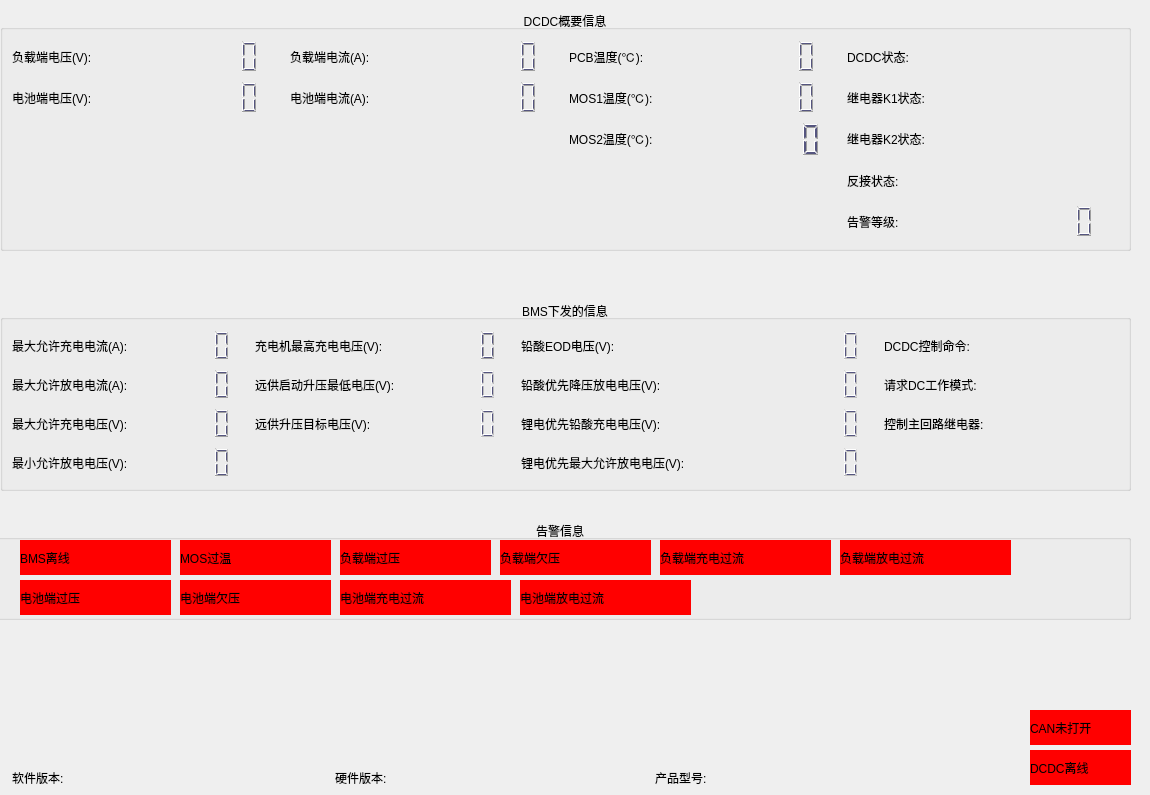
    <widget class="QWidget" name="tab">
     <attribute name="title">
      <string>信息监控</string>
     </attribute>
     <widget class="QGroupBox" name="bmsGroupBox">
      <property name="geometry">
       <rect>
        <x>0</x>
        <y>10</y>
        <width>1131</width>
        <height>241</height>
       </rect>
      </property>
      <property name="sizePolicy">
       <sizepolicy hsizetype="Preferred" vsizetype="Preferred">
        <horstretch>0</horstretch>
        <verstretch>0</verstretch>
       </sizepolicy>
      </property>
      <property name="maximumSize">
       <size>
        <width>16777215</width>
        <height>16777215</height>
       </size>
      </property>
      <property name="title">
       <string>DCDC概要信息</string>
      </property>
      <property name="alignment">
       <set>Qt::AlignCenter</set>
      </property>
      <layout class="QGridLayout" name="gridLayout">
       <item row="2" column="3">
        <widget class="QLCDNumber" name="qlcd_batteryend_current">
         <property name="font">
          <font>
           <pointsize>20</pointsize>
           <weight>75</weight>
           <bold>true</bold>
          </font>
         </property>
         <property name="styleSheet">
          <string notr="true">color: rgb(85, 85, 127);</string>
         </property>
         <property name="frameShape">
          <enum>QFrame::NoFrame</enum>
         </property>
         <property name="smallDecimalPoint">
          <bool>false</bool>
         </property>
         <property name="digitCount">
          <number>5</number>
         </property>
         <property name="value" stdset="0">
          <double>0.000000000000000</double>
         </property>
        </widget>
       </item>
       <item row="4" column="7">
        <widget class="QLabel" name="label_reversestate">
         <property name="text">
          <string/>
         </property>
         <property name="alignment">
          <set>Qt::AlignRight|Qt::AlignTrailing|Qt::AlignVCenter</set>
         </property>
        </widget>
       </item>
       <item row="2" column="0">
        <widget class="QLabel" name="label_4">
         <property name="text">
          <string>电池端电压(V):</string>
         </property>
        </widget>
       </item>
       <item row="3" column="5">
        <widget class="QLCDNumber" name="qlcd_mostemp2">
         <property name="font">
          <font>
           <pointsize>20</pointsize>
           <weight>75</weight>
           <bold>true</bold>
          </font>
         </property>
         <property name="styleSheet">
          <string notr="true">color: rgb(85, 85, 127);</string>
         </property>
         <property name="frameShape">
          <enum>QFrame::NoFrame</enum>
         </property>
         <property name="smallDecimalPoint">
          <bool>false</bool>
         </property>
         <property name="digitCount">
          <number>5</number>
         </property>
         <property name="value" stdset="0">
          <double>0.000000000000000</double>
         </property>
        </widget>
       </item>
       <item row="3" column="7">
        <widget class="QLabel" name="label_relay2state">
         <property name="text">
          <string/>
         </property>
         <property name="alignment">
          <set>Qt::AlignRight|Qt::AlignTrailing|Qt::AlignVCenter</set>
         </property>
        </widget>
       </item>
       <item row="1" column="0">
        <widget class="QLabel" name="label_3">
         <property name="text">
          <string>负载端电压(V):</string>
         </property>
        </widget>
       </item>
       <item row="1" column="5">
        <widget class="QLCDNumber" name="qlcd_pcbtemp">
         <property name="font">
          <font>
           <pointsize>20</pointsize>
           <weight>75</weight>
           <bold>true</bold>
          </font>
         </property>
         <property name="styleSheet">
          <string notr="true">color: rgb(85, 85, 127);</string>
         </property>
         <property name="frameShape">
          <enum>QFrame::NoFrame</enum>
         </property>
         <property name="smallDecimalPoint">
          <bool>false</bool>
         </property>
         <property name="digitCount">
          <number>5</number>
         </property>
         <property name="value" stdset="0">
          <double>0.000000000000000</double>
         </property>
        </widget>
       </item>
       <item row="5" column="6">
        <widget class="QLabel" name="label_67">
         <property name="text">
          <string>告警等级:</string>
         </property>
        </widget>
       </item>
       <item row="1" column="4">
        <widget class="QLabel" name="label_8">
         <property name="text">
          <string>PCB温度(℃):</string>
         </property>
        </widget>
       </item>
       <item row="1" column="3">
        <widget class="QLCDNumber" name="qlcd_loadend_current">
         <property name="font">
          <font>
           <pointsize>20</pointsize>
           <weight>75</weight>
           <bold>true</bold>
          </font>
         </property>
         <property name="styleSheet">
          <string notr="true">color: rgb(85, 85, 127);</string>
         </property>
         <property name="frameShape">
          <enum>QFrame::NoFrame</enum>
         </property>
         <property name="smallDecimalPoint">
          <bool>false</bool>
         </property>
         <property name="digitCount">
          <number>5</number>
         </property>
         <property name="value" stdset="0">
          <double>0.000000000000000</double>
         </property>
        </widget>
       </item>
       <item row="2" column="1">
        <widget class="QLCDNumber" name="qlcd_batteryend_volt">
         <property name="font">
          <font>
           <pointsize>20</pointsize>
           <weight>75</weight>
           <bold>true</bold>
          </font>
         </property>
         <property name="styleSheet">
          <string notr="true">color: rgb(85, 85, 127);</string>
         </property>
         <property name="frameShape">
          <enum>QFrame::NoFrame</enum>
         </property>
         <property name="smallDecimalPoint">
          <bool>false</bool>
         </property>
         <property name="digitCount">
          <number>5</number>
         </property>
         <property name="value" stdset="0">
          <double>0.000000000000000</double>
         </property>
        </widget>
       </item>
       <item row="2" column="2">
        <widget class="QLabel" name="label_14">
         <property name="text">
          <string>电池端电流(A):</string>
         </property>
        </widget>
       </item>
       <item row="2" column="7">
        <widget class="QLabel" name="label_relay1state">
         <property name="text">
          <string/>
         </property>
         <property name="alignment">
          <set>Qt::AlignRight|Qt::AlignTrailing|Qt::AlignVCenter</set>
         </property>
        </widget>
       </item>
       <item row="2" column="5">
        <widget class="QLCDNumber" name="qlcd_mostemp1">
         <property name="font">
          <font>
           <pointsize>20</pointsize>
           <weight>75</weight>
           <bold>true</bold>
          </font>
         </property>
         <property name="styleSheet">
          <string notr="true">color: rgb(85, 85, 127);</string>
         </property>
         <property name="frameShape">
          <enum>QFrame::NoFrame</enum>
         </property>
         <property name="smallDecimalPoint">
          <bool>false</bool>
         </property>
         <property name="digitCount">
          <number>5</number>
         </property>
         <property name="value" stdset="0">
          <double>0.000000000000000</double>
         </property>
        </widget>
       </item>
       <item row="1" column="1">
        <widget class="QLCDNumber" name="qlcd_loadend_volt">
         <property name="font">
          <font>
           <pointsize>20</pointsize>
           <weight>75</weight>
           <bold>true</bold>
          </font>
         </property>
         <property name="styleSheet">
          <string notr="true">color: rgb(85, 85, 127);</string>
         </property>
         <property name="frameShape">
          <enum>QFrame::NoFrame</enum>
         </property>
         <property name="smallDecimalPoint">
          <bool>false</bool>
         </property>
         <property name="digitCount">
          <number>5</number>
         </property>
         <property name="value" stdset="0">
          <double>0.000000000000000</double>
         </property>
         <property name="intValue" stdset="0">
          <number>0</number>
         </property>
        </widget>
       </item>
       <item row="1" column="7">
        <widget class="QLabel" name="label_boardstate">
         <property name="text">
          <string/>
         </property>
         <property name="alignment">
          <set>Qt::AlignRight|Qt::AlignTrailing|Qt::AlignVCenter</set>
         </property>
        </widget>
       </item>
       <item row="3" column="6">
        <widget class="QLabel" name="label_42">
         <property name="text">
          <string>继电器K2状态:</string>
         </property>
        </widget>
       </item>
       <item row="1" column="2">
        <widget class="QLabel" name="label_7">
         <property name="text">
          <string>负载端电流(A):</string>
         </property>
        </widget>
       </item>
       <item row="1" column="6">
        <widget class="QLabel" name="label_11">
         <property name="text">
          <string>DCDC状态:</string>
         </property>
        </widget>
       </item>
       <item row="4" column="6">
        <widget class="QLabel" name="label_32">
         <property name="text">
          <string>反接状态:</string>
         </property>
        </widget>
       </item>
       <item row="5" column="7">
        <widget class="QLCDNumber" name="qlcd_alarmlevel">
         <property name="font">
          <font>
           <pointsize>20</pointsize>
           <weight>75</weight>
           <bold>true</bold>
          </font>
         </property>
         <property name="styleSheet">
          <string notr="true">color: rgb(85, 85, 127);</string>
         </property>
         <property name="frameShape">
          <enum>QFrame::NoFrame</enum>
         </property>
         <property name="smallDecimalPoint">
          <bool>false</bool>
         </property>
         <property name="digitCount">
          <number>5</number>
         </property>
         <property name="value" stdset="0">
          <double>0.000000000000000</double>
         </property>
        </widget>
       </item>
       <item row="2" column="6">
        <widget class="QLabel" name="label_20">
         <property name="text">
          <string>继电器K1状态:</string>
         </property>
        </widget>
       </item>
       <item row="2" column="4">
        <widget class="QLabel" name="label_15">
         <property name="text">
          <string>MOS1温度(℃):</string>
         </property>
        </widget>
       </item>
       <item row="3" column="4">
        <widget class="QLabel" name="label_9">
         <property name="text">
          <string>MOS2温度(℃):</string>
         </property>
        </widget>
       </item>
       <item row="0" column="0" colspan="8">
        <layout class="QHBoxLayout" name="horizontalLayout"/>
       </item>
      </layout>
     </widget>
     <widget class="QGroupBox" name="bmsGroupBox_3">
      <property name="geometry">
       <rect>
        <x>0</x>
        <y>300</y>
        <width>1131</width>
        <height>191</height>
       </rect>
      </property>
      <property name="sizePolicy">
       <sizepolicy hsizetype="Preferred" vsizetype="Preferred">
        <horstretch>0</horstretch>
        <verstretch>0</verstretch>
       </sizepolicy>
      </property>
      <property name="maximumSize">
       <size>
        <width>16777215</width>
        <height>16777215</height>
       </size>
      </property>
      <property name="title">
       <string>BMS下发的信息</string>
      </property>
      <property name="alignment">
       <set>Qt::AlignCenter</set>
      </property>
      <layout class="QGridLayout" name="gridLayout_3">
       <item row="0" column="3">
        <widget class="QLCDNumber" name="qlcd_charger_maxchargevolt">
         <property name="font">
          <font>
           <pointsize>20</pointsize>
           <weight>75</weight>
           <bold>true</bold>
          </font>
         </property>
         <property name="styleSheet">
          <string notr="true">color: rgb(85, 85, 127);</string>
         </property>
         <property name="frameShape">
          <enum>QFrame::NoFrame</enum>
         </property>
         <property name="smallDecimalPoint">
          <bool>false</bool>
         </property>
         <property name="digitCount">
          <number>5</number>
         </property>
         <property name="value" stdset="0">
          <double>0.000000000000000</double>
         </property>
        </widget>
       </item>
       <item row="1" column="0">
        <widget class="QLabel" name="label_46">
         <property name="text">
          <string>最大允许放电电流(A):</string>
         </property>
        </widget>
       </item>
       <item row="0" column="2">
        <widget class="QLabel" name="label_45">
         <property name="text">
          <string>充电机最高充电电压(V):</string>
         </property>
        </widget>
       </item>
       <item row="3" column="6">
        <widget class="QLCDNumber" name="qlcd_lithiumfirst_maxdischargeablevolt">
         <property name="enabled">
          <bool>false</bool>
         </property>
         <property name="font">
          <font>
           <pointsize>20</pointsize>
           <weight>75</weight>
           <bold>true</bold>
          </font>
         </property>
         <property name="styleSheet">
          <string notr="true">color: rgb(85, 85, 127);</string>
         </property>
         <property name="frameShape">
          <enum>QFrame::NoFrame</enum>
         </property>
         <property name="smallDecimalPoint">
          <bool>false</bool>
         </property>
         <property name="digitCount">
          <number>5</number>
         </property>
         <property name="value" stdset="0">
          <double>0.000000000000000</double>
         </property>
        </widget>
       </item>
       <item row="2" column="1">
        <widget class="QLCDNumber" name="qlcd_max_chargeablevolt">
         <property name="font">
          <font>
           <pointsize>20</pointsize>
           <weight>75</weight>
           <bold>true</bold>
          </font>
         </property>
         <property name="styleSheet">
          <string notr="true">color: rgb(85, 85, 127);</string>
         </property>
         <property name="frameShape">
          <enum>QFrame::NoFrame</enum>
         </property>
         <property name="smallDecimalPoint">
          <bool>false</bool>
         </property>
         <property name="digitCount">
          <number>5</number>
         </property>
         <property name="value" stdset="0">
          <double>0.000000000000000</double>
         </property>
        </widget>
       </item>
       <item row="0" column="4">
        <widget class="QLabel" name="label_50">
         <property name="text">
          <string>铅酸EOD电压(V):</string>
         </property>
        </widget>
       </item>
       <item row="1" column="6">
        <widget class="QLCDNumber" name="qlcd_leadacidfirst_reductiondischargevolt">
         <property name="enabled">
          <bool>false</bool>
         </property>
         <property name="font">
          <font>
           <pointsize>20</pointsize>
           <weight>75</weight>
           <bold>true</bold>
          </font>
         </property>
         <property name="styleSheet">
          <string notr="true">color: rgb(85, 85, 127);</string>
         </property>
         <property name="frameShape">
          <enum>QFrame::NoFrame</enum>
         </property>
         <property name="smallDecimalPoint">
          <bool>false</bool>
         </property>
         <property name="digitCount">
          <number>5</number>
         </property>
         <property name="value" stdset="0">
          <double>0.000000000000000</double>
         </property>
        </widget>
       </item>
       <item row="0" column="0">
        <widget class="QLabel" name="label_44">
         <property name="text">
          <string>最大允许充电电流(A):</string>
         </property>
        </widget>
       </item>
       <item row="2" column="6">
        <widget class="QLCDNumber" name="qlcd_lithiumfirst_leadacidchargevolt">
         <property name="enabled">
          <bool>false</bool>
         </property>
         <property name="font">
          <font>
           <pointsize>20</pointsize>
           <weight>75</weight>
           <bold>true</bold>
          </font>
         </property>
         <property name="styleSheet">
          <string notr="true">color: rgb(85, 85, 127);</string>
         </property>
         <property name="frameShape">
          <enum>QFrame::NoFrame</enum>
         </property>
         <property name="smallDecimalPoint">
          <bool>false</bool>
         </property>
         <property name="digitCount">
          <number>5</number>
         </property>
         <property name="value" stdset="0">
          <double>0.000000000000000</double>
         </property>
        </widget>
       </item>
       <item row="2" column="2">
        <widget class="QLabel" name="label_48">
         <property name="text">
          <string>远供升压目标电压(V):</string>
         </property>
        </widget>
       </item>
       <item row="0" column="6">
        <widget class="QLCDNumber" name="qlcd_leadacid_eodvolt">
         <property name="enabled">
          <bool>false</bool>
         </property>
         <property name="font">
          <font>
           <pointsize>20</pointsize>
           <weight>75</weight>
           <bold>true</bold>
          </font>
         </property>
         <property name="styleSheet">
          <string notr="true">color: rgb(85, 85, 127);</string>
         </property>
         <property name="frameShape">
          <enum>QFrame::NoFrame</enum>
         </property>
         <property name="smallDecimalPoint">
          <bool>false</bool>
         </property>
         <property name="digitCount">
          <number>5</number>
         </property>
         <property name="value" stdset="0">
          <double>0.000000000000000</double>
         </property>
        </widget>
       </item>
       <item row="0" column="8">
        <widget class="QLabel" name="label_controlcommand">
         <property name="text">
          <string/>
         </property>
         <property name="alignment">
          <set>Qt::AlignRight|Qt::AlignTrailing|Qt::AlignVCenter</set>
         </property>
        </widget>
       </item>
       <item row="1" column="7">
        <widget class="QLabel" name="label_25">
         <property name="text">
          <string>请求DC工作模式:</string>
         </property>
        </widget>
       </item>
       <item row="1" column="8">
        <widget class="QLabel" name="label_setworkmode">
         <property name="text">
          <string/>
         </property>
         <property name="alignment">
          <set>Qt::AlignRight|Qt::AlignTrailing|Qt::AlignVCenter</set>
         </property>
        </widget>
       </item>
       <item row="2" column="0">
        <widget class="QLabel" name="label_49">
         <property name="text">
          <string>最大允许充电电压(V):</string>
         </property>
        </widget>
       </item>
       <item row="0" column="1">
        <widget class="QLCDNumber" name="qlcd_max_chargeablecurrent">
         <property name="font">
          <font>
           <pointsize>20</pointsize>
           <weight>75</weight>
           <bold>true</bold>
          </font>
         </property>
         <property name="styleSheet">
          <string notr="true">color: rgb(85, 85, 127);</string>
         </property>
         <property name="frameShape">
          <enum>QFrame::NoFrame</enum>
         </property>
         <property name="smallDecimalPoint">
          <bool>false</bool>
         </property>
         <property name="digitCount">
          <number>5</number>
         </property>
         <property name="value" stdset="0">
          <double>0.000000000000000</double>
         </property>
        </widget>
       </item>
       <item row="1" column="3">
        <widget class="QLCDNumber" name="qlcd_min_raiseddischargevolt">
         <property name="enabled">
          <bool>false</bool>
         </property>
         <property name="font">
          <font>
           <pointsize>20</pointsize>
           <weight>75</weight>
           <bold>true</bold>
          </font>
         </property>
         <property name="styleSheet">
          <string notr="true">color: rgb(85, 85, 127);</string>
         </property>
         <property name="frameShape">
          <enum>QFrame::NoFrame</enum>
         </property>
         <property name="smallDecimalPoint">
          <bool>false</bool>
         </property>
         <property name="digitCount">
          <number>5</number>
         </property>
         <property name="value" stdset="0">
          <double>0.000000000000000</double>
         </property>
        </widget>
       </item>
       <item row="2" column="7">
        <widget class="QLabel" name="label_37">
         <property name="text">
          <string>控制主回路继电器:</string>
         </property>
        </widget>
       </item>
       <item row="0" column="7">
        <widget class="QLabel" name="label_41">
         <property name="text">
          <string>DCDC控制命令:</string>
         </property>
        </widget>
       </item>
       <item row="2" column="3">
        <widget class="QLCDNumber" name="qlcd_target_raiseddischargevolt">
         <property name="enabled">
          <bool>false</bool>
         </property>
         <property name="font">
          <font>
           <pointsize>20</pointsize>
           <weight>75</weight>
           <bold>true</bold>
          </font>
         </property>
         <property name="styleSheet">
          <string notr="true">color: rgb(85, 85, 127);</string>
         </property>
         <property name="frameShape">
          <enum>QFrame::NoFrame</enum>
         </property>
         <property name="smallDecimalPoint">
          <bool>false</bool>
         </property>
         <property name="digitCount">
          <number>5</number>
         </property>
         <property name="value" stdset="0">
          <double>0.000000000000000</double>
         </property>
        </widget>
       </item>
       <item row="2" column="8">
        <widget class="QLabel" name="label_controlmainrelaycommand">
         <property name="text">
          <string/>
         </property>
         <property name="alignment">
          <set>Qt::AlignRight|Qt::AlignTrailing|Qt::AlignVCenter</set>
         </property>
        </widget>
       </item>
       <item row="1" column="1">
        <widget class="QLCDNumber" name="qlcd_max_dischargeablecurrent">
         <property name="font">
          <font>
           <pointsize>20</pointsize>
           <weight>75</weight>
           <bold>true</bold>
          </font>
         </property>
         <property name="styleSheet">
          <string notr="true">color: rgb(85, 85, 127);</string>
         </property>
         <property name="frameShape">
          <enum>QFrame::NoFrame</enum>
         </property>
         <property name="smallDecimalPoint">
          <bool>false</bool>
         </property>
         <property name="digitCount">
          <number>5</number>
         </property>
         <property name="value" stdset="0">
          <double>0.000000000000000</double>
         </property>
        </widget>
       </item>
       <item row="1" column="2">
        <widget class="QLabel" name="label_26">
         <property name="text">
          <string>远供启动升压最低电压(V):</string>
         </property>
        </widget>
       </item>
       <item row="3" column="4" colspan="2">
        <widget class="QLabel" name="label_53">
         <property name="text">
          <string>锂电优先最大允许放电电压(V):</string>
         </property>
        </widget>
       </item>
       <item row="2" column="4" colspan="2">
        <widget class="QLabel" name="label_52">
         <property name="text">
          <string>锂电优先铅酸充电电压(V):</string>
         </property>
        </widget>
       </item>
       <item row="1" column="4" colspan="2">
        <widget class="QLabel" name="label_51">
         <property name="text">
          <string>铅酸优先降压放电电压(V):</string>
         </property>
        </widget>
       </item>
       <item row="3" column="0">
        <widget class="QLabel" name="label_47">
         <property name="text">
          <string>最小允许放电电压(V):</string>
         </property>
        </widget>
       </item>
       <item row="3" column="1">
        <widget class="QLCDNumber" name="qlcd_min_dischargeablevolt">
         <property name="font">
          <font>
           <pointsize>20</pointsize>
           <weight>75</weight>
           <bold>true</bold>
          </font>
         </property>
         <property name="styleSheet">
          <string notr="true">color: rgb(85, 85, 127);</string>
         </property>
         <property name="frameShape">
          <enum>QFrame::NoFrame</enum>
         </property>
         <property name="smallDecimalPoint">
          <bool>false</bool>
         </property>
         <property name="digitCount">
          <number>5</number>
         </property>
         <property name="value" stdset="0">
          <double>0.000000000000000</double>
         </property>
        </widget>
       </item>
      </layout>
     </widget>
     <widget class="QGroupBox" name="groupBoxAlarm">
      <property name="geometry">
       <rect>
        <x>-10</x>
        <y>520</y>
        <width>1141</width>
        <height>100</height>
       </rect>
      </property>
      <property name="minimumSize">
       <size>
        <width>0</width>
        <height>100</height>
       </size>
      </property>
      <property name="maximumSize">
       <size>
        <width>16777215</width>
        <height>100</height>
       </size>
      </property>
      <property name="title">
       <string>告警信息</string>
      </property>
      <property name="alignment">
       <set>Qt::AlignCenter</set>
      </property>
      <property name="flat">
       <bool>false</bool>
      </property>
      <widget class="QLabel" name="qlabel_bms_offline_alarm">
       <property name="geometry">
        <rect>
         <x>30</x>
         <y>20</y>
         <width>151</width>
         <height>35</height>
        </rect>
       </property>
       <property name="styleSheet">
        <string notr="true">background-color: rgb(255, 0, 0);</string>
       </property>
       <property name="text">
        <string>BMS离线</string>
       </property>
      </widget>
      <widget class="QLabel" name="qlabel_mos_overtemp_alarm">
       <property name="geometry">
        <rect>
         <x>190</x>
         <y>20</y>
         <width>151</width>
         <height>35</height>
        </rect>
       </property>
       <property name="styleSheet">
        <string notr="true">background-color: rgb(255, 0, 0);</string>
       </property>
       <property name="text">
        <string>MOS过温</string>
       </property>
      </widget>
      <widget class="QLabel" name="qlabel_loadend_overvolt_alarm">
       <property name="geometry">
        <rect>
         <x>350</x>
         <y>20</y>
         <width>151</width>
         <height>35</height>
        </rect>
       </property>
       <property name="styleSheet">
        <string notr="true">background-color: rgb(255, 0, 0);</string>
       </property>
       <property name="text">
        <string>负载端过压</string>
       </property>
      </widget>
      <widget class="QLabel" name="qlabel_loadend_undervolt_alarm">
       <property name="geometry">
        <rect>
         <x>510</x>
         <y>20</y>
         <width>151</width>
         <height>35</height>
        </rect>
       </property>
       <property name="styleSheet">
        <string notr="true">background-color: rgb(255, 0, 0);</string>
       </property>
       <property name="text">
        <string>负载端欠压</string>
       </property>
      </widget>
      <widget class="QLabel" name="qlabel_loadend_chgovercurrent_alarm">
       <property name="geometry">
        <rect>
         <x>670</x>
         <y>20</y>
         <width>171</width>
         <height>35</height>
        </rect>
       </property>
       <property name="styleSheet">
        <string notr="true">background-color: rgb(255, 0, 0);</string>
       </property>
       <property name="text">
        <string>负载端充电过流</string>
       </property>
      </widget>
      <widget class="QLabel" name="qlabel_loadend_dsgovercurrent_alarm">
       <property name="geometry">
        <rect>
         <x>850</x>
         <y>20</y>
         <width>171</width>
         <height>35</height>
        </rect>
       </property>
       <property name="styleSheet">
        <string notr="true">background-color: rgb(255, 0, 0);</string>
       </property>
       <property name="text">
        <string>负载端放电过流</string>
       </property>
      </widget>
      <widget class="QLabel" name="qlabel_battend_overvolt_alarm">
       <property name="geometry">
        <rect>
         <x>30</x>
         <y>60</y>
         <width>151</width>
         <height>35</height>
        </rect>
       </property>
       <property name="styleSheet">
        <string notr="true">background-color: rgb(255, 0, 0);</string>
       </property>
       <property name="text">
        <string>电池端过压</string>
       </property>
      </widget>
      <widget class="QLabel" name="qlabel_battend_undervolt_alarm">
       <property name="geometry">
        <rect>
         <x>190</x>
         <y>60</y>
         <width>151</width>
         <height>35</height>
        </rect>
       </property>
       <property name="styleSheet">
        <string notr="true">background-color: rgb(255, 0, 0);</string>
       </property>
       <property name="text">
        <string>电池端欠压</string>
       </property>
      </widget>
      <widget class="QLabel" name="qlabel_battend_chgovercurrent_alarm">
       <property name="geometry">
        <rect>
         <x>350</x>
         <y>60</y>
         <width>171</width>
         <height>35</height>
        </rect>
       </property>
       <property name="styleSheet">
        <string notr="true">background-color: rgb(255, 0, 0);</string>
       </property>
       <property name="text">
        <string>电池端充电过流</string>
       </property>
      </widget>
      <widget class="QLabel" name="qlabel_battend_dsgovercurrent_alarm">
       <property name="geometry">
        <rect>
         <x>530</x>
         <y>60</y>
         <width>171</width>
         <height>35</height>
        </rect>
       </property>
       <property name="styleSheet">
        <string notr="true">background-color: rgb(255, 0, 0);</string>
       </property>
       <property name="text">
        <string>电池端放电过流</string>
       </property>
      </widget>
     </widget>
     <widget class="QLabel" name="label_softwareversion">
      <property name="geometry">
       <rect>
        <x>87</x>
        <y>770</y>
        <width>201</width>
        <height>16</height>
       </rect>
      </property>
      <property name="text">
       <string/>
      </property>
     </widget>
     <widget class="QLabel" name="label_hardwareversion">
      <property name="geometry">
       <rect>
        <x>410</x>
        <y>770</y>
        <width>201</width>
        <height>16</height>
       </rect>
      </property>
      <property name="text">
       <string/>
      </property>
     </widget>
     <widget class="QLabel" name="label_27">
      <property name="geometry">
       <rect>
        <x>12</x>
        <y>770</y>
        <width>68</width>
        <height>16</height>
       </rect>
      </property>
      <property name="text">
       <string>软件版本:</string>
      </property>
     </widget>
     <widget class="QLabel" name="label_28">
      <property name="geometry">
       <rect>
        <x>335</x>
        <y>770</y>
        <width>68</width>
        <height>16</height>
       </rect>
      </property>
      <property name="text">
       <string>硬件版本:</string>
      </property>
     </widget>
     <widget class="QLabel" name="label_30">
      <property name="geometry">
       <rect>
        <x>655</x>
        <y>770</y>
        <width>68</width>
        <height>16</height>
       </rect>
      </property>
      <property name="text">
       <string>产品型号:</string>
      </property>
     </widget>
     <widget class="QLabel" name="label_productname">
      <property name="geometry">
       <rect>
        <x>730</x>
        <y>770</y>
        <width>201</width>
        <height>16</height>
       </rect>
      </property>
      <property name="text">
       <string/>
      </property>
     </widget>
     <widget class="QLabel" name="qlabel_canfail">
      <property name="geometry">
       <rect>
        <x>1030</x>
        <y>710</y>
        <width>101</width>
        <height>35</height>
       </rect>
      </property>
      <property name="styleSheet">
       <string notr="true">background-color: rgb(255, 0, 0);</string>
      </property>
      <property name="text">
       <string>CAN未打开</string>
      </property>
     </widget>
     <widget class="QLabel" name="qlabel_dc_offline">
      <property name="geometry">
       <rect>
        <x>1030</x>
        <y>750</y>
        <width>101</width>
        <height>35</height>
       </rect>
      </property>
      <property name="styleSheet">
       <string notr="true">background-color: rgb(255, 0, 0);</string>
      </property>
      <property name="text">
       <string>DCDC离线</string>
      </property>
     </widget>
    </widget>
